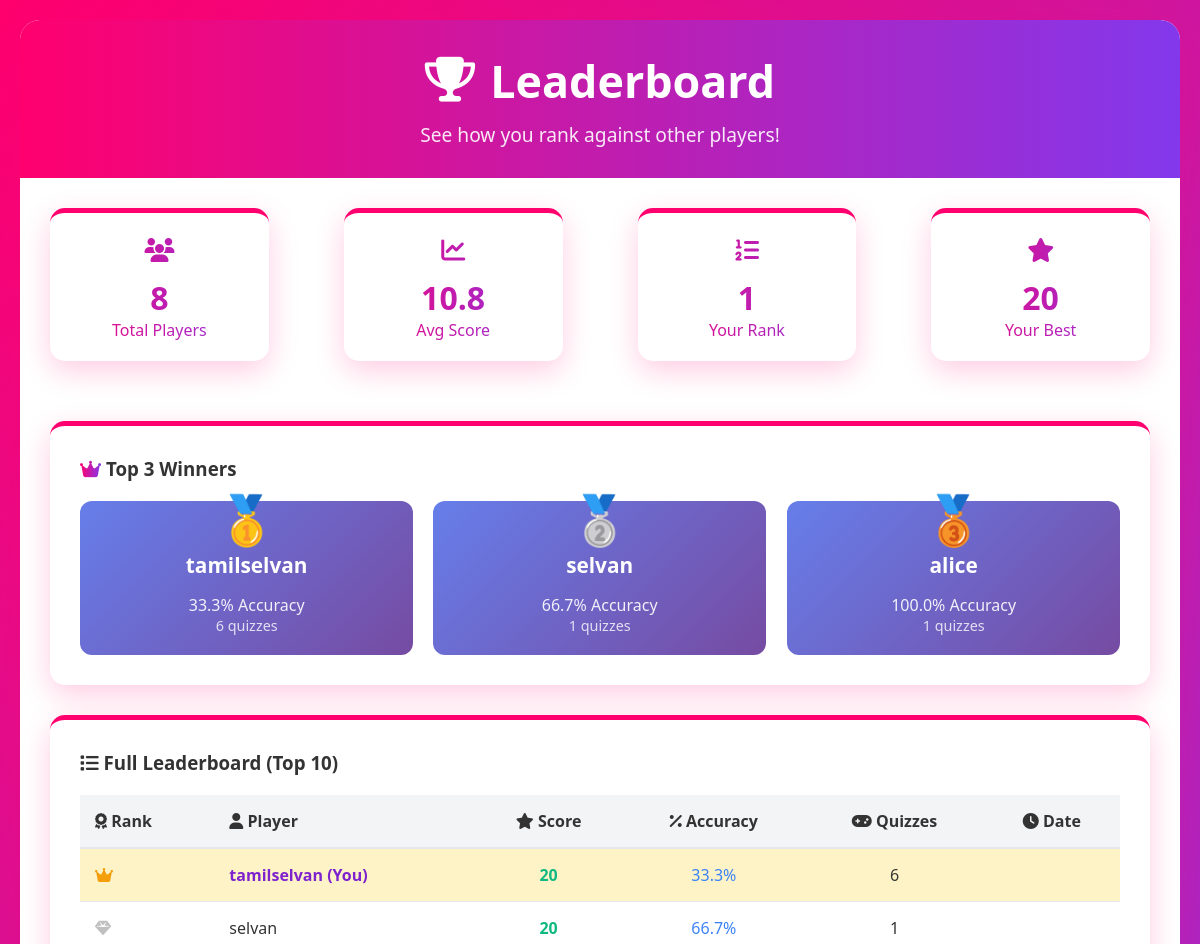
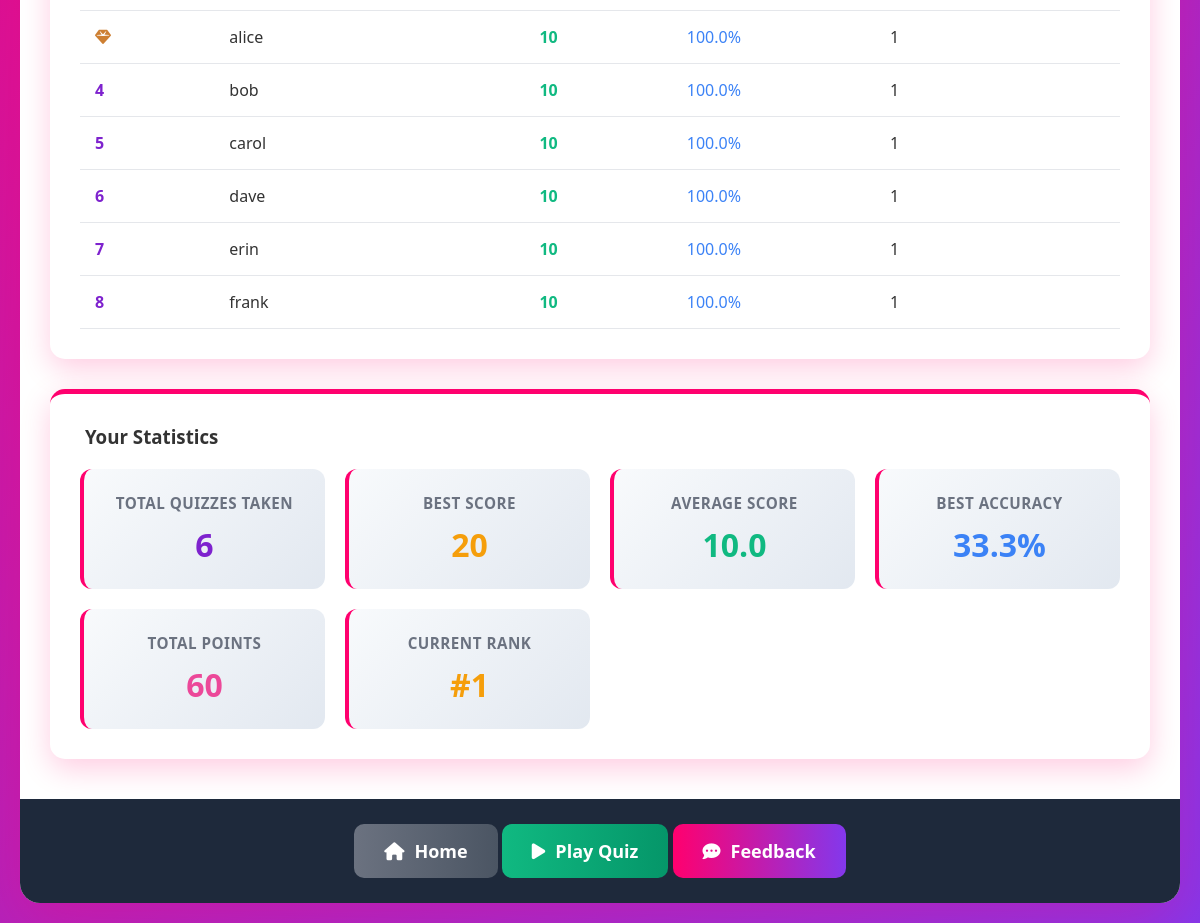
/leaderboard (signed in), run on the app's committed database (2 pictures, top to bottom).
### tables this page shows
CREATE TABLE results (
	id INTEGER NOT NULL, 
	user_id INTEGER NOT NULL, 
	username VARCHAR(80) NOT NULL, 
	emotion VARCHAR(50) NOT NULL, 
	score INTEGER NOT NULL, 
	total_questions INTEGER NOT NULL, 
	correct_answers INTEGER NOT NULL, 
	time_taken INTEGER, 
	created_at DATETIME, 
	PRIMARY KEY (id), 
	FOREIGN KEY(user_id) REFERENCES users (id)
);

### app.py (the view)
@app.route('/leaderboard')
def leaderboard():
    conn = get_db()
    cur = conn.execute("SELECT user_id, username, score, correct_answers, total_questions FROM results")
    rows = cur.fetchall()
    conn.close()
    total_players = len(set(r['user_id'] for r in rows))
    avg_score = sum(r['score'] for r in rows) / len(rows) if rows else 0
    player_best = {}
    for r in rows:
        uid = r['user_id']
        if uid not in player_best:
            player_best[uid] = {
                'username': r['username'],
                'best_score': r['score'],
                'total_score': r['score'],
                'total_quizzes': 1,
                'correct_answers': r['correct_answers'],
                'total_questions': r['total_questions']
            }
        else:
            stats = player_best[uid]
            stats['best_score'] = max(stats['best_score'], r['score'])
            stats['total_score'] += r['score']
            stats['total_quizzes'] += 1
            stats['correct_answers'] += r['correct_answers']
            stats['total_questions'] += r['total_questions']
    leaderboard = []
    for uid, stats in player_best.items():
        acc = (stats['correct_answers'] / stats['total_questions'] * 100) if stats['total_questions'] else 0
        leaderboard.append({
            'user_id': uid,
            'username': stats['username'],
            'best_score': stats['best_score'],
            'total_score': stats['total_score'],
            'accuracy': round(acc,1),
            'quiz_count': stats['total_quizzes'],
            'is_current_user': session.get('user_id') == uid
        })
    leaderboard.sort(key=lambda x: (x['best_score'], x['total_score']), reverse=True)
    top_players = leaderboard[:3]
    your_rank = 'N/A'; your_best_score = 0
    your_stats = None
    if 'user_id' in session:
        uid = session['user_id']
        for idx,p in enumerate(leaderboard,1):
            if p['user_id'] == uid:
                your_rank = idx
                your_best_score = p['best_score']
                break
        stats = player_best.get(uid)
        if stats:
            total_quizzes = stats['total_quizzes']
            best_score = stats['best_score']
            avg_score_user = stats['total_score'] / total_quizzes if total_quizzes else 0
            best_accuracy = (stats['correct_answers'] / stats['total_questions'] * 100) if stats['total_questions'] else 0
            total_points = stats['total_score']
            your_stats = {
                'total_quizzes': total_quizzes,
                'best_score': best_score,
                'avg_score': round(avg_score_user,1),
                'best_accuracy': round(best_accuracy,1),
                'total_points': total_points
            }
    return render_template('leaderboard.html',
                         total_players=total_players,
                         avg_score=round(avg_score,1),
                         your_rank=your_rank,
                         your_best_score=your_best_score,
                         top_players=top_players,
                         leaderboard=leaderboard,
                         your_stats=your_stats,
                         username=session.get('username','Guest'))

### templates/leaderboard.html (shortened to what this page needs)
<!DOCTYPE html>
<html lang="en">
<head>
    <link rel="stylesheet" href="{{ url_for('static', filename='style.css') }}">
    <link rel="stylesheet" href="https://cdnjs.cloudflare.com/ajax/libs/font-awesome/6.4.0/css/all.min.css">
</head>
<body>
    <div class="container">
        <header class="header slide-down">
            <h1><i class="fas fa-trophy bounce"></i> Leaderboard</h1>
            <p>See how you rank against other players!</p>
        </header>
        <div class="leaderboard-container">
            <div style="display: grid; grid-template-columns: repeat(auto-fit, minmax(150px, 1fr)); gap: 15px; margin-bottom: 30px;">
                <div class="card text-gradient card-entrance stagger-1" style="animation-delay: 0.1s; text-align: center; padding: 20px;">
                    <h3 style="font-size: 1.5rem; margin-bottom: 10px;"><i class="fas fa-users pulse"></i></h3>
                    <div style="font-size: 2rem; font-weight: bold; color: #7e22ce;">{{ total_players }}</div>
                    <p>Total Players</p>
                </div>
                <div class="card text-gradient card-entrance stagger-2" style="animation-delay: 0.2s; text-align: center; padding: 20px;">
                    <h3 style="font-size: 1.5rem; margin-bottom: 10px;"><i class="fas fa-chart-line swing"></i></h3>
                    <div style="font-size: 2rem; font-weight: bold; color: #10b981;">{{ avg_score }}</div>
                    <p>Avg Score</p>
                </div>
                <div class="card text-gradient card-entrance stagger-3" style="animation-delay: 0.3s; text-align: center; padding: 20px;">
                    <h3 style="font-size: 1.5rem; margin-bottom: 10px;"><i class="fas fa-list-ol bounce"></i></h3>
                    <div style="font-size: 2rem; font-weight: bold; color: #f59e0b;">{{ your_rank }}</div>
                    <p>Your Rank</p>
                </div>
                <div class="card text-gradient card-entrance stagger-4" style="animation-delay: 0.4s; text-align: center; padding: 20px;">
                    <h3 style="font-size: 1.5rem; margin-bottom: 10px;"><i class="fas fa-star flip"></i></h3>
                    <div style="font-size: 2rem; font-weight: bold; color: #f59e0b;">{{ your_best_score }}</div>
                    <p>Your Best</p>
                </div>
            </div>
            {% if top_players %}
            <div class="card card-entrance slide-left stagger-1" style="animation-delay: 0.5s; margin-bottom: 30px;">
                <h3><i class="fas fa-crown text-gradient"></i> Top 3 Winners</h3>
                <div style="display: grid; grid-template-columns: repeat(auto-fit, minmax(250px, 1fr)); gap: 20px; margin-top: 20px;">
                    {% for player in top_players[:3] %}
                    <div class="bounce-in stagger-{{ loop.index }}" style="animation-delay: {{ 0.6 + loop.index * 0.1 }}s;">
                        <div style="background: linear-gradient(135deg, #667eea 0%, #764ba2 100%); border-radius: 12px; padding: 20px; color: white; text-align: center; position: relative;">
                            {% if loop.index == 1 %}
                            <div style="position: absolute; top: -15px; left: 50%; transform: translateX(-50%); font-size: 3rem;">🥇</div>
                            {% elif loop.index == 2 %}
                            <div style="position: absolute; top: -15px; left: 50%; transform: translateX(-50%); font-size: 3rem;">🥈</div>
                            {% else %}
                            <div style="position: absolute; top: -15px; left: 50%; transform: translateX(-50%); font-size: 3rem;">🥉</div>
                            {% endif %}
                            <h4 style="margin-top: 30px; font-size: 1.3rem;">{{ player.username }}</h4>
                            <p style="opacity: 0.9;">{{ player.accuracy }}% Accuracy</p>
                            <p style="opacity: 0.8; font-size: 0.9rem;">{{ player.quiz_count }} quizzes</p>
                        </div>
                    </div>
                    {% endfor %}
                </div>
            </div>
            {% endif %}
            <div class="card card-entrance" style="animation-delay: 0.6s;">
                <h3><i class="fas fa-list pulse"></i> Full Leaderboard (Top 10)</h3>
                <div style="overflow-x: auto; margin-top: 20px;">
                    <table style="width: 100%; border-collapse: collapse;">
                        <thead>
                            <tr style="background: #f3f4f6; border-bottom: 2px solid #e5e7eb;">
                                <th style="padding: 15px; text-align: left; font-weight: bold;"><i class="fas fa-award"></i> Rank</th>
                                <th style="padding: 15px; text-align: left; font-weight: bold;"><i class="fas fa-user"></i> Player</th>
                                <th style="padding: 15px; text-align: center; font-weight: bold;"><i class="fas fa-star"></i> Score</th>
                                <th style="padding: 15px; text-align: center; font-weight: bold;"><i class="fas fa-percent"></i> Accuracy</th>
                                <th style="padding: 15px; text-align: center; font-weight: bold;"><i class="fas fa-gamepad"></i> Quizzes</th>
                                <th style="padding: 15px; text-align: center; font-weight: bold;"><i class="fas fa-clock"></i> Date</th>
                            </tr>
                        </thead>
                        <tbody>
                            {% for player in leaderboard %}
                            <tr class="bounce-in stagger-{{ loop.index }}" style="animation-delay: {{ 0.1 * loop.index }}s; border-bottom: 1px solid #e5e7eb; {% if player.is_current_user %}background: #fef3c7; {% endif %}">
                                <td style="padding: 15px; font-weight: bold; color: #7e22ce;">
                                    {% if loop.index == 1 %}<i class="fas fa-crown" style="color: #f59e0b;"></i>{% elif loop.index == 2 %}<i class="fas fa-gem" style="color: #c0c0c0;"></i>{% elif loop.index == 3 %}<i class="fas fa-gem" style="color: #cd7f32;"></i>{% else %}{{ loop.index }}{% endif %}
                                </td>
                                <td style="padding: 15px;">
                                    {% if player.is_current_user %}<strong style="color: #7e22ce;">{{ player.username }} (You)</strong>{% else %}{{ player.username }}{% endif %}
                                </td>
                                <td style="padding: 15px; text-align: center; font-weight: bold; color: #10b981;">{{ player.best_score }}</td>
                                <td style="padding: 15px; text-align: center; color: #3b82f6;">{{ player.accuracy }}%</td>
                                <td style="padding: 15px; text-align: center;">{{ player.quiz_count }}</td>
                                <td style="padding: 15px; text-align: center; font-size: 0.9rem; color: #6b7280;">{{ player.last_quiz_date }}</td>
                            </tr>
                            {% endfor %}
                        </tbody>
                    </table>
                </div>
            </div>
            <div class="card card-entrance swing" style="animation-delay: 0.7s; margin-top: 30px;">
                <h3> Your Statistics</h3>
                <div style="display: grid; grid-template-columns: repeat(auto-fit, minmax(200px, 1fr)); gap: 20px; margin-top: 20px;">
                    <div class="stat-box bounce-in" style="animation-delay: 0.2s;">
                        <div class="stat-label">Total Quizzes Taken</div>
                        <div class="stat-value" style="color: #7e22ce;">{{ your_stats.total_quizzes }}</div>
                    </div>
                    <div class="stat-box bounce-in" style="animation-delay: 0.3s;">
                        <div class="stat-label">Best Score</div>
                        <div class="stat-value" style="color: #f59e0b;">{{ your_stats.best_score }}</div>
                    </div>
                    <div class="stat-box bounce-in" style="animation-delay: 0.4s;">
                        <div class="stat-label">Average Score</div>
                        <div class="stat-value" style="color: #10b981;">{{ your_stats.avg_score }}</div>
                    </div>
                    <div class="stat-box bounce-in" style="animation-delay: 0.5s;">
                        <div class="stat-label">Best Accuracy</div>
                        <div class="stat-value" style="color: #3b82f6;">{{ your_stats.best_accuracy }}%</div>
                    </div>
                    <div class="stat-box bounce-in" style="animation-delay: 0.6s;">
                        <div class="stat-label">Total Points</div>
                        <div class="stat-value" style="color: #ec4899;">{{ your_stats.total_points }}</div>
                    </div>
                    <div class="stat-box bounce-in" style="animation-delay: 0.7s;">
                        <div class="stat-label">Current Rank</div>
                        <div class="stat-value" style="color: #f59e0b;">#{{ your_rank }}</div>
                    </div>
                </div>
            </div>
        </div>
        <footer class="footer">
            <a href="/" class="btn btn-secondary">
                <i class="fas fa-home"></i> Home
            </a>
            <a href="/quiz" class="btn btn-success">
                <i class="fas fa-play"></i> Play Quiz
            </a>
            <a href="/feedback" class="btn">
                <i class="fas fa-comment-dots"></i> Feedback
            </a>
        </footer>
    </div>
</body>
</html>

### data on the page
results: username "tamilselvan", accuracy "33.3", quiz_count "6", best_score "20"
results: username "selvan", accuracy "66.7", quiz_count "1", best_score "20"
results: username "alice", accuracy "100.0", quiz_count "1", best_score "10"
results: username "bob", best_score "10", accuracy "100.0", quiz_count "1"
results: username "carol", best_score "10", accuracy "100.0", quiz_count "1"
results: username "dave", best_score "10", accuracy "100.0", quiz_count "1"
results: username "erin", best_score "10", accuracy "100.0", quiz_count "1"
results: username "frank", best_score "10", accuracy "100.0", quiz_count "1"

### other printed values
{{ total_players }} "8"
{{ avg_score }} "10.8"
{{ your_rank }} "1"
{{ your_best_score }} "20"
{{ your_stats.total_quizzes }} "6"
{{ your_stats.best_score }} "20"
{{ your_stats.avg_score }} "10.0"
{{ your_stats.best_accuracy }} "33.3"
{{ your_stats.total_points }} "60"
